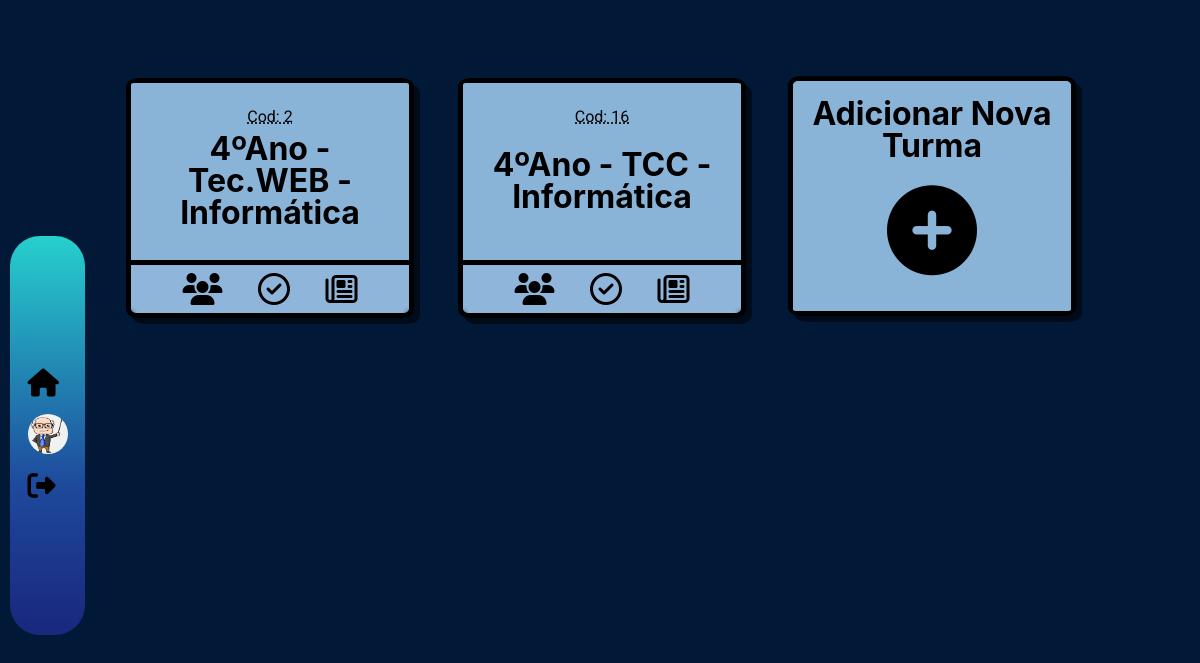
Screenshot of /salaDeAula.php (signed in) with the database file from the repository.
### tables this page shows
CREATE TABLE `turma` (
  `idturma` int(10) UNSIGNED NOT NULL,
  `nome` varchar(100) DEFAULT NULL,
  `ano_ingresso` varchar(45) DEFAULT NULL,
  `serie` varchar(45) DEFAULT NULL,
  `curso` varchar(45) DEFAULT NULL,
  `Prof_idProf` int(11) NOT NULL
);

### salaDeAula.php (the view, shortened to what this page needs)
<!DOCTYPE html>
<html>
<head>
    <link href="https://cdn.jsdelivr.net/npm/bootstrap@5.2.1/dist/css/bootstrap.min.css" rel="stylesheet"
>
    <link rel="stylesheet" href="reset.css">
    <link rel="stylesheet" href="style-turma.css">
    <link rel="stylesheet" href="style-sideBar.css">
    <link rel="stylesheet" href="style-salaDeAula.css">
</head>
<body style="background-color: #011936;">
    <div class="container">
        <div class="navigation">
            <ul class="list">
                <li class="list-item"><a href="salaDeAula.php">
                        <span class="icon">
                            <abbr title="Voltar A Home"><i class="fa-solid fa-house"></i></abbr>
                        </span>
                    </a>
                </li>
                <li class="list-item"><a href="#">
                        <?php
          if (isset($_SESSION['prof_imagem'])) {
          ?>
                        <img src="uploads/<?php echo $_SESSION['prof_imagem'] ?>" width="40" height="40"
                            style="border-radius: 50%;">
                        <?php } else { ?>
                        <span class="icon"><i class="fa-regular fa-user"></i></span>
                        <?php } ?>
                </li>
                <li class="list-item"><a href="sair.php">
                        <span class="icon">
                            <abbr title="Fechar Sistema"><i class="fa-solid fa-right-from-bracket"></i></abbr>
                        </span>
                    </a>
                </li>
            </ul>
        </div>
        <div class="flexBox">
            <?php
      $conexao = mysqli_connect('127.0.0.1', 'root', '', 'hereiam');
      $sql = "select * from turma where Prof_idProf = " . $_SESSION['prof_id'];
      $resultado = mysqli_query($conexao, $sql);
      while ($linha = mysqli_fetch_array($resultado)):
      ?>
            <div class="card" style="width: 18rem; color:black;">
                <div class="card-body">
                    <p><abbr title="Disponibilize Esse Codigo Para A Entrada Dos Alunos Na Sala De Aula">
                            Cod:
                            <?php
        echo $linha['idturma'];
            ?>
                    </p>
                    <h5 class="card-title" style="text-align: center">
                        <?php
        switch ($linha['curso']) {
          case '2':
            $curso = "Informática";
            break;
        }
        $disc = $linha['serie'] . "ºAno" . " - " . $linha['nome'] . " - " . $curso;
        echo $disc;
              ?>
                    </h5>
                </div>
                <ul class="list-group list-group-flush">
                    <li class="list-group-item">
                        <div class="card-fotter">
                            <abbr title="Alunos Da Turma">
                                <a href="lista-aluno.php?idturma=<?= $linha['idturma'] ?>&disc=<?= $disc ?>"
                                    class="card-link"><i class="fa-solid fa-users fa-2x "></i> </a>
                            </abbr>
                            <abbr title="Registrar Presença">
                                <a href="COMPUTARPRESENCA.php?idturma=<?= $linha['idturma']?>" class="card-link"><i
                                        class="fa-regular fa-circle-check fa-2x  "></i></a>
                            </abbr>
                            <abbr title="Relatorios De Presença">
                                <a href="relatorioAluno.php?idturma=<?= $linha['idturma'] ?>&disc=<?= $disc ?>"
                                    class="card-link"><i class="fa-regular fa-newspaper fa-2x "></i></a>
                            </abbr>
                        </div>
                    </li>
                </ul>
            </div>
            <?php endwhile; ?>
            <span style="font-size:30px;cursor:pointer" onclick="openNav()">
                <div class="card" style="width: 18rem;margin: 20px;
    border: 5px solid black;
    height: 15rem;
    box-shadow: 6px 6px 0px 0px rgb(0 0 0 / 54%);
    border-radius: 4%;
    background-color: #8AB3D8;">
                    <div class="card-header">
                        <h5 class="card-title" style="text-align: center; color:black;">
                            Adicionar Nova Turma
                        </h5>
                    </div>
                    <div class="card-body" style="display: flex; justify-content: center;">
                        <i class="fa-solid fa-circle-plus fa-3x" style="color:black;"></i>
                    </div>
                </div>
            </span>
</body>
</html>

### style-turma.css (style rules this page uses)
* { margin: 0; padding: 0; box-sizing: border-box; }
.card-body { font-family: 'Roboto', sem serifa; }
body { background-color: #011936; min-height: 100vh; }
.card { margin: 20px; border: 5px solid black; height: 29rem; box-shadow: 6px 6px 0px 0px rgb(0 0 0 / 54%); border-radius: 4%; background-color: #8AB3D8; }
.card-body { display: flex; justify-content: center; border-radius: 10px; }
p { line-height: 36px; color: black; font-size: 1em; position: fixed; }
.list-group-item { background-color: #8AB3D8; }
.card-link { text-decoration: none; }
.card-header { background-color: #8AB3D8; border-radius: 1%; border: none; }

### style-sideBar.css (style rules this page uses)
* { margin: 0; padding: 0; box-sizing: border-box; font-family: 'Poppins', sans-serif; }
.navigation { position: fixed; inset: 180px 0 180px 10px; width: 75px; background-image: linear-gradient(to top, #1A2980 3.32%, #1E499C 37.56%, #26D0CE 100%); display: flex; justify-content: center; align-items: center; border-radius: 30px; }
.navigation ul { display: flex; flex-direction: column; list-style: none; padding: 0%; }
.navigation ul li a .icon { position: relative; line-height: 60px; color: #222; font-size: 1.75em; }
@media screen and (min-width: 1023px) and (max-width:1366px) { .navigation { inset: 236px 0 165px 10px; } }

### style-salaDeAula.css (style rules this page uses)
.container { font-family: 'Roboto', sem serifa; }
* { margin: 0; padding: 0; box-sizing: border-box; }
body { background-color: #011937; min-height: 100vh; }
.flexBox { display: flex; flex-direction: row; flex-wrap: wrap; justify-content: center; padding: 5%; }
.card { margin: 22px; border: 5px solid black; height: 15rem; box-shadow: 6px 6px 0px 0px rgb(0 0 0 / 54%); border-radius: 4%; }
.card-body { background-color: #8AB3D8; border-radius: 1%; }
h5 { font-family: 'Inter'; font-style: normal; font-weight: 700; font-size: 32px; display: flex; justify-content: center; align-items: center; height: 114%; }
.card-fotter { display: flex; justify-content: space-evenly; }
.card-link { text-decoration: none; }
a i { color: black; }
.list-group-item { background: rgba(255, 255, 255, 0.05); backdrop-filter: blur(2px); -webkit-backdrop-filter: blur(2px); }

### rows the page displays
turma: idturma "2", disc "4ºAno - Tec.WEB - Informática"
turma: idturma "16", disc "4ºAno - TCC - Informática"
